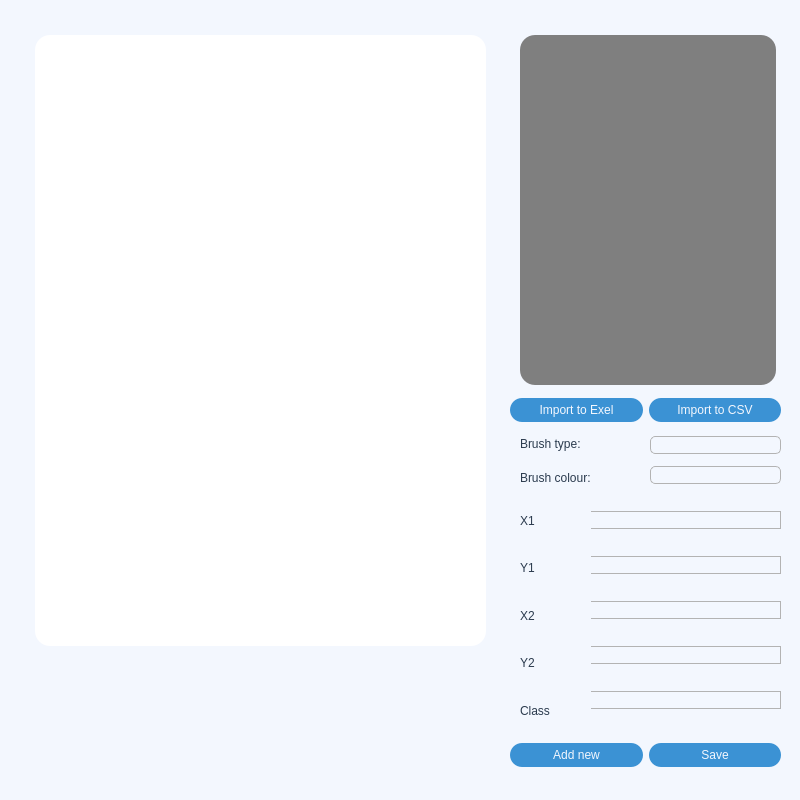
<?xml version="1.0" encoding="UTF-8"?>
<ui version="4.0">
 <class>edit_window</class>
 <widget class="QWidget" name="edit_window">
  <property name="geometry">
   <rect>
    <x>0</x>
    <y>0</y>
    <width>800</width>
    <height>800</height>
   </rect>
  </property>
  <property name="minimumSize">
   <size>
    <width>800</width>
    <height>800</height>
   </size>
  </property>
  <property name="maximumSize">
   <size>
    <width>800</width>
    <height>800</height>
   </size>
  </property>
  <property name="windowTitle">
   <string/>
  </property>
  <property name="styleSheet">
   <string notr="true">background-color: rgb(243,247,254)</string>
  </property>
  <widget class="QFrame" name="frame">
   <property name="geometry">
    <rect>
     <x>0</x>
     <y>0</y>
     <width>800</width>
     <height>800</height>
    </rect>
   </property>
   <property name="frameShape">
    <enum>QFrame::NoFrame</enum>
   </property>
   <property name="frameShadow">
    <enum>QFrame::Raised</enum>
   </property>
   <widget class="QLabel" name="picture">
    <property name="geometry">
     <rect>
      <x>35</x>
      <y>35</y>
      <width>451</width>
      <height>611</height>
     </rect>
    </property>
    <property name="styleSheet">
     <string notr="true">border-radius:15px;
background-color: rgb(255, 255, 255);
font: 22pt &quot;Andale Mono&quot;;
color:rgb(255,255,255);</string>
    </property>
    <property name="text">
     <string>TextLabelaeidijeuuwguiweafjenufiorahgoe</string>
    </property>
    <property name="scaledContents">
     <bool>false</bool>
    </property>
   </widget>
   <widget class="QWidget" name="verticalLayoutWidget_2">
    <property name="geometry">
     <rect>
      <x>590</x>
      <y>490</y>
      <width>191</width>
      <height>241</height>
     </rect>
    </property>
    <layout class="QVBoxLayout" name="verticalLayout_2">
     <item>
      <widget class="QLineEdit" name="x1_input">
       <property name="styleSheet">
        <string notr="true">QLineEdit {
	border: 1px solid rgb(179, 179, 179);
	border-radius:10px
}</string>
       </property>
      </widget>
     </item>
     <item>
      <widget class="QLineEdit" name="y1_input">
       <property name="styleSheet">
        <string notr="true">QLineEdit {
	border: 1px solid rgb(179, 179, 179);
	border-radius:10px
}</string>
       </property>
      </widget>
     </item>
     <item>
      <widget class="QLineEdit" name="x2_input">
       <property name="styleSheet">
        <string notr="true">QLineEdit {
	border: 1px solid rgb(179, 179, 179);
	border-radius:10px
}</string>
       </property>
      </widget>
     </item>
     <item>
      <widget class="QLineEdit" name="y2_input">
       <property name="styleSheet">
        <string notr="true">QLineEdit {
	border: 1px solid rgb(179, 179, 179);
	border-radius:10px
}</string>
       </property>
      </widget>
     </item>
     <item>
      <widget class="QLineEdit" name="class_input">
       <property name="styleSheet">
        <string notr="true">QLineEdit {
	border: 1px solid rgb(179, 179, 179);
	border-radius:10px
}</string>
       </property>
      </widget>
     </item>
    </layout>
   </widget>
   <widget class="QTableWidget" name="list_of_files">
    <property name="geometry">
     <rect>
      <x>520</x>
      <y>35</y>
      <width>256</width>
      <height>350</height>
     </rect>
    </property>
    <property name="styleSheet">
     <string notr="true">background-color: rgb(127, 127, 127);
color: rgb(230, 230, 230);
font: 17pt &quot;Andale Mono&quot;;
border-radius: 15px;


</string>
    </property>
    <property name="frameShape">
     <enum>QFrame::NoFrame</enum>
    </property>
    <property name="showGrid">
     <bool>false</bool>
    </property>
   </widget>
   <widget class="QWidget" name="horizontalLayoutWidget">
    <property name="geometry">
     <rect>
      <x>510</x>
      <y>730</y>
      <width>271</width>
      <height>51</height>
     </rect>
    </property>
    <layout class="QHBoxLayout" name="horizontalLayout">
     <item>
      <widget class="QPushButton" name="addnew_btn">
       <property name="minimumSize">
        <size>
         <width>0</width>
         <height>24</height>
        </size>
       </property>
       <property name="styleSheet">
        <string notr="true">QPushButton {
	background-color: rgb(59, 146, 212);
	color:rgb(243,247,254);
	border: 0px solid;
	border-radius: 12px;
	font: 13pt &quot;Andale Mono&quot;;
}

QPushButton:hover {
	background-color: rgb(243,247,254);
	color:rgb(59, 146, 212);
}</string>
       </property>
       <property name="text">
        <string>Add new</string>
       </property>
      </widget>
     </item>
     <item>
      <widget class="QPushButton" name="save_btn">
       <property name="minimumSize">
        <size>
         <width>0</width>
         <height>24</height>
        </size>
       </property>
       <property name="styleSheet">
        <string notr="true">QPushButton {
	background-color: rgb(59, 146, 212);
	color:rgb(243,247,254);
	border: 0px solid;
	border-radius: 12px;
	font: 13pt &quot;Andale Mono&quot;;
}

QPushButton:hover {
	background-color: rgb(243,247,254);
	color:rgb(59, 146, 212);
}</string>
       </property>
       <property name="text">
        <string>Save</string>
       </property>
      </widget>
     </item>
    </layout>
   </widget>
   <widget class="QWidget" name="verticalLayoutWidget">
    <property name="geometry">
     <rect>
      <x>520</x>
      <y>500</y>
      <width>71</width>
      <height>231</height>
     </rect>
    </property>
    <layout class="QVBoxLayout" name="verticalLayout">
     <item>
      <widget class="QLabel" name="label_2">
       <property name="styleSheet">
        <string notr="true">font: 13pt &quot;Andale Mono&quot;;
color:rgb(43,59,78);</string>
       </property>
       <property name="text">
        <string>X1</string>
       </property>
      </widget>
     </item>
     <item>
      <widget class="QLabel" name="label_6">
       <property name="styleSheet">
        <string notr="true">font: 13pt &quot;Andale Mono&quot;;
color:rgb(43,59,78);</string>
       </property>
       <property name="text">
        <string>Y1</string>
       </property>
      </widget>
     </item>
     <item>
      <widget class="QLabel" name="label_3">
       <property name="styleSheet">
        <string notr="true">font: 13pt &quot;Andale Mono&quot;;
color:rgb(43,59,78);</string>
       </property>
       <property name="text">
        <string>X2</string>
       </property>
      </widget>
     </item>
     <item>
      <widget class="QLabel" name="label_4">
       <property name="styleSheet">
        <string notr="true">font: 13pt &quot;Andale Mono&quot;;
color:rgb(43,59,78);</string>
       </property>
       <property name="text">
        <string>Y2</string>
       </property>
      </widget>
     </item>
     <item>
      <widget class="QLabel" name="label_5">
       <property name="styleSheet">
        <string notr="true">font: 13pt &quot;Andale Mono&quot;;
color:rgb(43,59,78);</string>
       </property>
       <property name="text">
        <string>Class</string>
       </property>
      </widget>
     </item>
    </layout>
   </widget>
   <widget class="QWidget" name="horizontalLayoutWidget_2">
    <property name="geometry">
     <rect>
      <x>510</x>
      <y>390</y>
      <width>271</width>
      <height>41</height>
     </rect>
    </property>
    <layout class="QHBoxLayout" name="horizontalLayout_2">
     <item>
      <widget class="QPushButton" name="import_to_excel_btn">
       <property name="minimumSize">
        <size>
         <width>0</width>
         <height>24</height>
        </size>
       </property>
       <property name="styleSheet">
        <string notr="true">QPushButton {
	background-color: rgb(59, 146, 212);
	color:rgb(243,247,254);
	border: 0px solid;
	border-radius: 12px;
	font: 13pt &quot;Andale Mono&quot;;
}

QPushButton:hover {
	background-color: rgb(243,247,254);
	color:rgb(59, 146, 212);
}</string>
       </property>
       <property name="text">
        <string>Import to Exel</string>
       </property>
      </widget>
     </item>
     <item>
      <widget class="QPushButton" name="import_to_csv_btn">
       <property name="minimumSize">
        <size>
         <width>0</width>
         <height>24</height>
        </size>
       </property>
       <property name="styleSheet">
        <string notr="true">QPushButton {
	background-color: rgb(59, 146, 212);
	color:rgb(243,247,254);
	border: 0px solid;
	border-radius: 12px;
	font: 13pt &quot;Andale Mono&quot;;
}

QPushButton:hover {
	background-color: rgb(243,247,254);
	color:rgb(59, 146, 212);
}</string>
       </property>
       <property name="text">
        <string>Import to CSV</string>
       </property>
      </widget>
     </item>
    </layout>
   </widget>
   <widget class="QWidget" name="verticalLayoutWidget_3">
    <property name="geometry">
     <rect>
      <x>520</x>
      <y>430</y>
      <width>131</width>
      <height>61</height>
     </rect>
    </property>
    <layout class="QVBoxLayout" name="verticalLayout_3">
     <item>
      <widget class="QLabel" name="label">
       <property name="styleSheet">
        <string notr="true">font: 13pt &quot;Andale Mono&quot;;
color:rgb(43,59,78);</string>
       </property>
       <property name="text">
        <string>Brush type:</string>
       </property>
      </widget>
     </item>
     <item>
      <widget class="QLabel" name="label_7">
       <property name="styleSheet">
        <string notr="true">font: 13pt &quot;Andale Mono&quot;;
color:rgb(43,59,78);</string>
       </property>
       <property name="text">
        <string>Brush colour:</string>
       </property>
      </widget>
     </item>
    </layout>
   </widget>
   <widget class="QWidget" name="verticalLayoutWidget_4">
    <property name="geometry">
     <rect>
      <x>650</x>
      <y>430</y>
      <width>131</width>
      <height>61</height>
     </rect>
    </property>
    <layout class="QVBoxLayout" name="verticalLayout_4">
     <item>
      <widget class="QComboBox" name="brush_types">
       <property name="styleSheet">
        <string notr="true">QComboBox {
	border: 1px solid rgb(179, 179, 179);
	border-radius: 5px;
	font: 13pt &quot;Andale Mono&quot;;
	color:rgb(43,59,78);
}

QComboBox::drop-down 
{
    border: 0px;
}</string>
       </property>
      </widget>
     </item>
     <item>
      <widget class="QComboBox" name="brush_colours">
       <property name="styleSheet">
        <string notr="true">QComboBox {
	border: 1px solid rgb(179, 179, 179);
	border-radius: 5px;
	font: 13pt &quot;Andale Mono&quot;;
	color:rgb(43,59,78);
}

QComboBox::drop-down 
{
    border: 0px;
}</string>
       </property>
      </widget>
     </item>
    </layout>
   </widget>
  </widget>
 </widget>
 <resources/>
 <connections/>
</ui>
